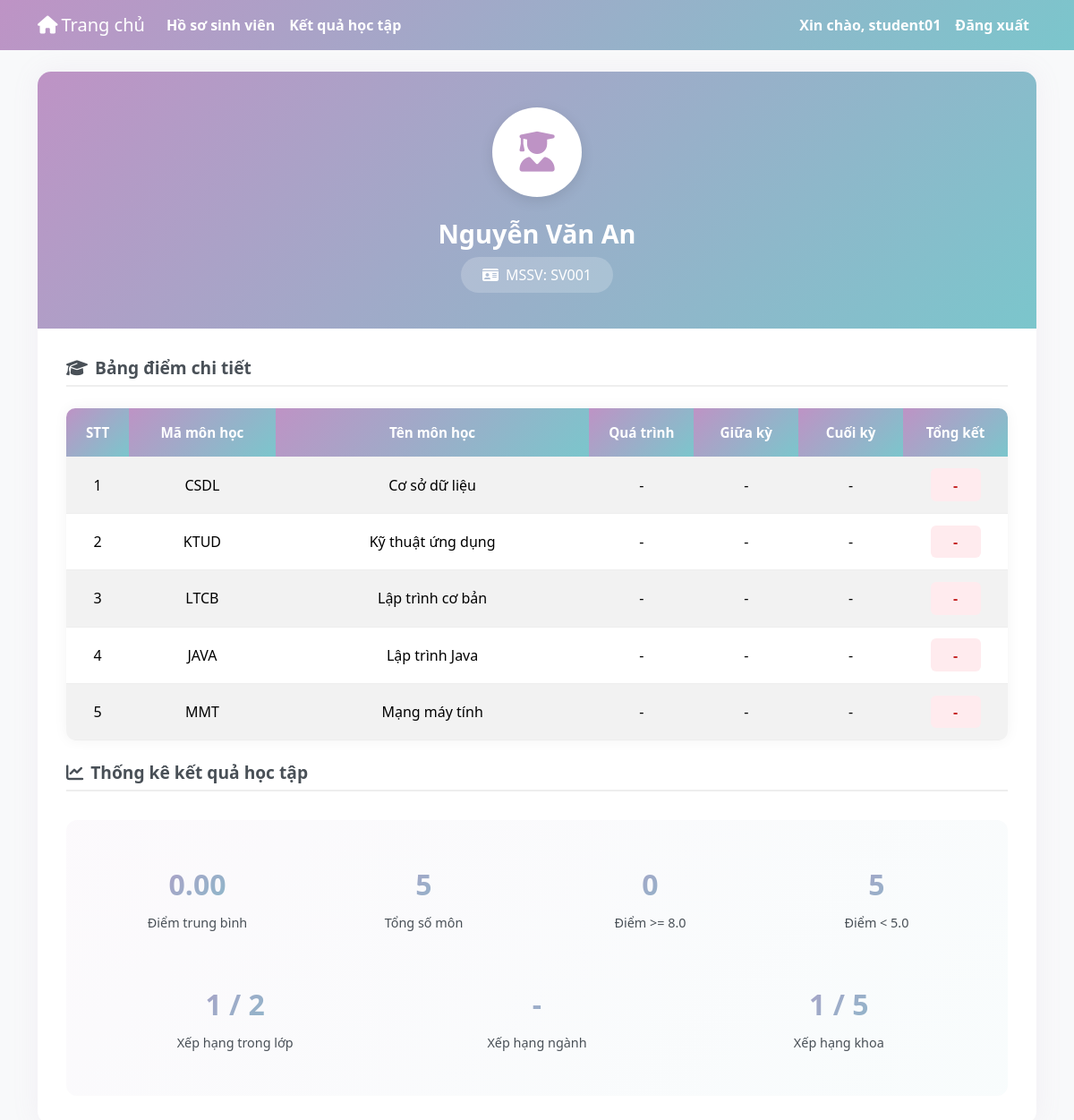
The app's page /views/student_grades.php (signed in), older data.
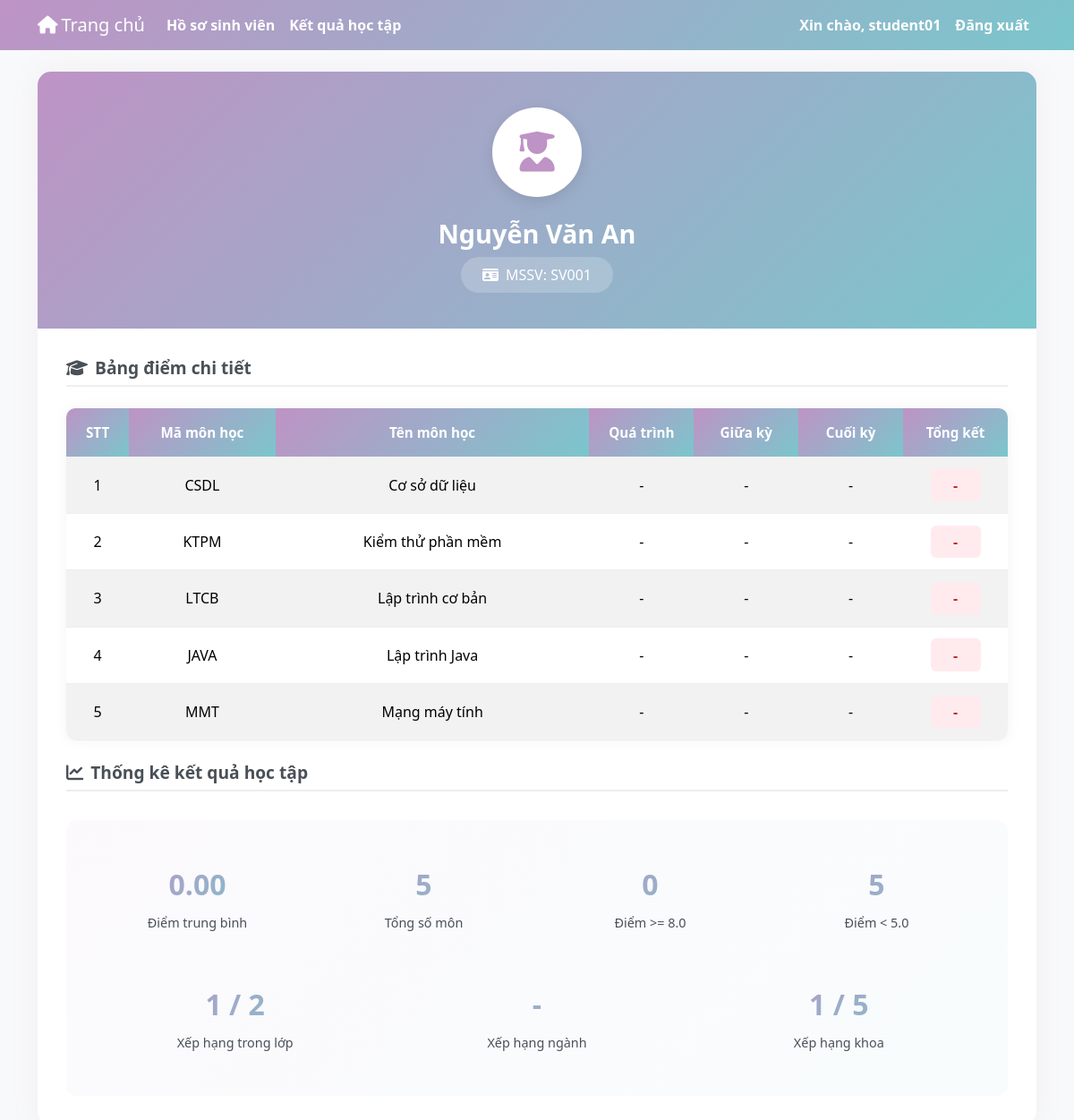
The same page, newer data.
### tables this page shows
CREATE TABLE `grades` (
  `id` int(11) NOT NULL AUTO_INCREMENT,
  `student_id` int(11) NOT NULL,
  `subject_id` int(11) NOT NULL,
  `grade` float NOT NULL,
  `created_at` timestamp NOT NULL DEFAULT current_timestamp(),
  `updated_at` timestamp NOT NULL DEFAULT current_timestamp() ON UPDATE current_timestamp(),
  PRIMARY KEY (`id`),
  UNIQUE KEY `student_subject` (`student_id`,`subject_id`),
  KEY `subject_id` (`subject_id`),
  CONSTRAINT `grades_ibfk_1` FOREIGN KEY (`student_id`) REFERENCES `students` (`id`) ON DELETE CASCADE ON UPDATE CASCADE,
  CONSTRAINT `grades_ibfk_2` FOREIGN KEY (`subject_id`) REFERENCES `subjects` (`id`) ON DELETE CASCADE ON UPDATE CASCADE,
  CONSTRAINT `check_grade` CHECK (`grade` >= 0 AND `grade` <= 10)
);

CREATE TABLE `subjects` (
  `id` int(11) NOT NULL AUTO_INCREMENT,
  `subject_code` varchar(20) NOT NULL,
  `subject_name` varchar(100) NOT NULL,
  `credits` int(11) DEFAULT NULL,
  `department_id` int(11) DEFAULT NULL,
  `created_at` timestamp NOT NULL DEFAULT current_timestamp(),
  `updated_at` timestamp NOT NULL DEFAULT current_timestamp() ON UPDATE current_timestamp(),
  PRIMARY KEY (`id`),
  UNIQUE KEY `subject_code` (`subject_code`),
  KEY `department_id` (`department_id`),
  CONSTRAINT `subjects_ibfk_1` FOREIGN KEY (`department_id`) REFERENCES `departments` (`id`) ON DELETE SET NULL ON UPDATE CASCADE
);

### functions/student_functions.php (called while the page is built, shortened)
<?php
require_once __DIR__ . '/db_connection.php';
try {
    $conn->exec("ALTER TABLE students ADD COLUMN IF NOT EXISTS avatar_path VARCHAR(255) DEFAULT NULL");
    $conn->exec("ALTER TABLE students ADD COLUMN IF NOT EXISTS cccd_front_path VARCHAR(255) DEFAULT NULL");
    $conn->exec("ALTER TABLE students ADD COLUMN IF NOT EXISTS cccd_back_path VARCHAR(255) DEFAULT NULL");
} catch (PDOException $e) {
}
function getStudentByUserId($userId)
{
    global $conn;
    $sql = "SELECT s.*, c.class_name, d.department_name FROM students s
            LEFT JOIN classes c ON s.class_id = c.id
            LEFT JOIN departments d ON s.department_id = d.id
            WHERE s.user_id = :uid LIMIT 1";
    $stmt = $conn->prepare($sql);
    $stmt->execute([':uid' => $userId]);
    return $stmt->fetch(PDO::FETCH_ASSOC);
}
function getGradesByStudentId($studentId)
{
    global $conn;
    $sql = "SELECT g.*, s.subject_code, s.subject_name
            FROM grades g
            LEFT JOIN subjects s ON g.subject_id = s.id
            WHERE g.student_id = :id
            ORDER BY s.subject_name";
    $stmt = $conn->prepare($sql);
    $stmt->execute([':id' => $studentId]);
    return $stmt->fetchAll(PDO::FETCH_ASSOC);
}
?>

### functions/auth.php (called while the page is built, shortened)
<?php
function getCurrentUser()
{
    if (isset($_SESSION['user_id']) && isset($_SESSION['username'])) {
        return [
            'id' => $_SESSION['user_id'],
            'username' => $_SESSION['username'],
            'role' => $_SESSION['role'] ?? null
        ];
    }
    return null;
}
?>

### views/student_grades.php (the view, shortened to what the changed rows need)
<?php
require_once __DIR__ . '/../functions/grade_functions.php';
require_once __DIR__ . '/../functions/student_functions.php';
$current = getCurrentUser();
$student = null;
if ($current && isset($current['id'])) {
    $student = getStudentByUserId($current['id']);
}
$student_id = $student['id'];
$grades = getGradesByStudentId($student_id);
?>
<!DOCTYPE html>
<html>
<head>
    <link rel="stylesheet" href="../css/home.css">
    <link rel="stylesheet" href="../css/user-theme.css">
    <link href="https://cdn.jsdelivr.net/npm/bootstrap@5.3.3/dist/css/bootstrap.min.css" rel="stylesheet">
    <link href="https://cdnjs.cloudflare.com/ajax/libs/font-awesome/6.4.0/css/all.min.css" rel="stylesheet">
</head>
<body class="bg-light">
    <div class="container my-4">
        <div class="grades-card">
            <div class="grades-body">
                <?php if (empty($grades)): ?>
                    <div class="empty-grades">
                        <i class="fas fa-clipboard-list"></i>
                        <h4>Chưa có điểm</h4>
                        <p>Hiện tại chưa có thông tin điểm nào được cập nhật.</p>
                    </div>
                <?php else: ?>
                    <div class="table-responsive">
                        <table class="table grade-table table-hover table-striped">
                            <thead>
                                <tr>
                                    <th style="width: 6%">STT</th>
                                    <th style="width: 14%">Mã môn học</th>
                                    <th style="width: 30%">Tên môn học</th>
                                    <th style="width: 10%">Quá trình</th>
                                    <th style="width: 10%">Giữa kỳ</th>
                                    <th style="width: 10%">Cuối kỳ</th>
                                    <th style="width: 10%">Tổng kết</th>
                                </tr>
                            </thead>
                            <tbody>
                                <?php
                                foreach ($grades as $i => $grade):
                                    $attendance = isset($grade['attendance_score']) ? $grade['attendance_score'] : null;
                                    $midterm = isset($grade['midterm_score']) ? $grade['midterm_score'] : null;
                                    $final = isset($grade['final_score']) ? $grade['final_score'] : null;
                                    $total_grade = isset($grade['total_score']) ? $grade['total_score'] : null;
                                    $grade_value = floatval($total_grade);
                                    $grade_class = '';
                                    if ($grade_value >= 8)
                                        $grade_class = 'high';
                                    elseif ($grade_value >= 5)
                                        $grade_class = 'medium';
                                    else
                                        $grade_class = 'low';
                                    ?>
                                    <tr>
                                        <td class="text-center"><?php echo $i + 1; ?></td>
                                        <td class="text-center">
                                            <?php echo htmlspecialchars($grade['subject_code'] ?? '(Chưa cập nhật)'); ?>
                                        </td>
                                        <td class="text-center">
                                            <?php echo htmlspecialchars($grade['subject_name'] ?? '(Chưa cập nhật)'); ?>
                                        </td>
                                        <td class="text-center">
                                            <?php echo ($attendance !== null) ? htmlspecialchars(number_format($attendance, 1)) : '-'; ?>
                                        </td>
                                        <td class="text-center">
                                            <?php echo ($midterm !== null) ? htmlspecialchars(number_format($midterm, 1)) : '-'; ?>
                                        </td>
                                        <td class="text-center">
                                            <?php echo ($final !== null) ? htmlspecialchars(number_format($final, 1)) : '-'; ?>
                                        </td>
                                        <td class="text-center">
                                            <span class="grade-value <?php echo $grade_class; ?>">
                                                <?php echo ($total_grade !== null) ? htmlspecialchars(number_format($total_grade, 1)) : '-'; ?>
                                            </span>
                                        </td>
                                    </tr>
                                <?php endforeach; ?>
                            </tbody>
                        </table>
                    </div>
                    <?php endif; ?>
            </div>
        </div>
</body>
</html>

Row changes from the older to the newer data that the page shows:
changed through a linked row, grades: subject.subject_code "KTUD" → "KTPM"; subject.subject_name "Kỹ thuật ứng dụng" → "Kiểm thử phần mềm"
